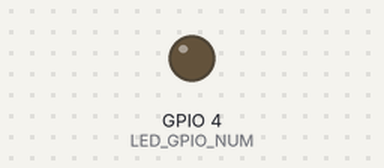
The sketch below on a simulated ESP32. On the bench: output pins drawn as LEDs (lit = HIGH). WiFi joins after 1.5 s; servers stay silent unless stated; the camera gives no picture; what the sketch prints to the serial monitor is not drawn.

Above: at 0.1 s.
At 2.0 s:
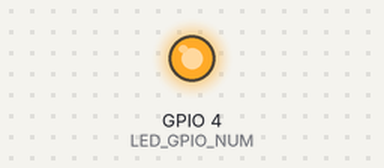
Timing chart, 0 to 3.9 s (numbered marks = the images above):
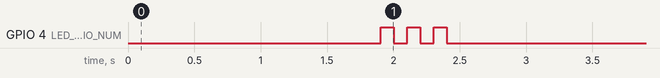

The sketch:

esp32cam.ino
```cpp
#include "esp_camera.h"
#include <WiFi.h>
#include <WebServer.h>

// ── Configuración ──────────────────────────
const char* SSID     = "TU_SSID";
const char* PASSWORD = "TU_PASSWORD";

// ── Pines AI Thinker ESP32-CAM ─────────────
#define PWDN_GPIO_NUM  32
#define RESET_GPIO_NUM -1
#define XCLK_GPIO_NUM   0
#define SIOD_GPIO_NUM  26
#define SIOC_GPIO_NUM  27
#define Y9_GPIO_NUM    35
#define Y8_GPIO_NUM    34
#define Y7_GPIO_NUM    39
#define Y6_GPIO_NUM    36
#define Y5_GPIO_NUM    21
#define Y4_GPIO_NUM    19
#define Y3_GPIO_NUM    18
#define Y2_GPIO_NUM     5
#define VSYNC_GPIO_NUM 25
#define HREF_GPIO_NUM  23
#define PCLK_GPIO_NUM  22
#define LED_GPIO_NUM    4

WebServer server(80);

// GET /stream → MJPEG continuo (lo que lee OpenCV con cap.read())
void handleStream() {
  WiFiClient client = server.client();

  client.println("HTTP/1.1 200 OK");
  client.println("Content-Type: multipart/x-mixed-replace; boundary=frame");
  client.println("Access-Control-Allow-Origin: *");
  client.println("Cache-Control: no-cache");
  client.println();

  while (client.connected()) {
    camera_fb_t* fb = esp_camera_fb_get();
    if (!fb) continue;

    client.printf("--frame\r\nContent-Type: image/jpeg\r\nContent-Length: %u\r\n\r\n", fb->len);
    client.write(fb->buf, fb->len);
    client.print("\r\n");
    esp_camera_fb_return(fb);
  }
}

// GET / → info
void handleRoot() {
  String ip = WiFi.localIP().toString();
  server.send(200, "text/plain",
    "ESP32-CAM activa\nStream: http://" + ip + "/stream");
}

void initCamera() {
  camera_config_t cfg;
  cfg.ledc_channel = LEDC_CHANNEL_0;
  cfg.ledc_timer   = LEDC_TIMER_0;
  cfg.pin_d0       = Y2_GPIO_NUM;
  cfg.pin_d1       = Y3_GPIO_NUM;
  cfg.pin_d2       = Y4_GPIO_NUM;
  cfg.pin_d3       = Y5_GPIO_NUM;
  cfg.pin_d4       = Y6_GPIO_NUM;
  cfg.pin_d5       = Y7_GPIO_NUM;
  cfg.pin_d6       = Y8_GPIO_NUM;
  cfg.pin_d7       = Y9_GPIO_NUM;
  cfg.pin_xclk     = XCLK_GPIO_NUM;
  cfg.pin_pclk     = PCLK_GPIO_NUM;
  cfg.pin_vsync    = VSYNC_GPIO_NUM;
  cfg.pin_href     = HREF_GPIO_NUM;
  cfg.pin_sscb_sda = SIOD_GPIO_NUM;
  cfg.pin_sscb_scl = SIOC_GPIO_NUM;
  cfg.pin_pwdn     = PWDN_GPIO_NUM;
  cfg.pin_reset    = RESET_GPIO_NUM;
  cfg.xclk_freq_hz = 16000000;   // 20MHz causa timeouts en algunos boards
  cfg.pixel_format = PIXFORMAT_JPEG;

  if (psramFound()) {
    cfg.frame_size   = FRAMESIZE_VGA;  // 640×480
    cfg.jpeg_quality = 10;
    cfg.fb_count     = 2;
  } else {
    cfg.frame_size   = FRAMESIZE_CIF;  // 400×296
    cfg.jpeg_quality = 12;
    cfg.fb_count     = 1;
  }

  delay(100); // espera que el sensor estabilice la alimentación

  esp_err_t err = esp_camera_init(&cfg);
  if (err != ESP_OK) {
    Serial.printf("Error cámara: 0x%x — reintentando con 10 MHz\n", err);
    cfg.xclk_freq_hz = 10000000;
    delay(200);
    err = esp_camera_init(&cfg);
    if (err != ESP_OK) {
      Serial.printf("Error definitivo: 0x%x\n", err);
      while (true) delay(1000);
    }
  }
  Serial.println("Cámara OK");

  sensor_t* s = esp_camera_sensor_get();
  s->set_whitebal(s, 1);
  s->set_exposure_ctrl(s, 1);
  s->set_hmirror(s, 0);
  s->set_vflip(s, 0);
}

void setup() {
  Serial.begin(115200);
  pinMode(LED_GPIO_NUM, OUTPUT);
  digitalWrite(LED_GPIO_NUM, LOW);

  initCamera();

  WiFi.begin(SSID, PASSWORD);
  Serial.print("Conectando");
  while (WiFi.status() != WL_CONNECTED) {
    delay(500); Serial.print(".");
  }
  Serial.println("\n=== LISTO ===");
  Serial.print("Stream: http://");
  Serial.print(WiFi.localIP());
  Serial.println("/stream");

  server.on("/",       HTTP_GET, handleRoot);
  server.on("/stream", HTTP_GET, handleStream);
  server.begin();

  for (int i = 0; i < 3; i++) {
    digitalWrite(LED_GPIO_NUM, HIGH); delay(100);
    digitalWrite(LED_GPIO_NUM, LOW);  delay(100);
  }
}

void loop() {
  server.handleClient();
}
```
